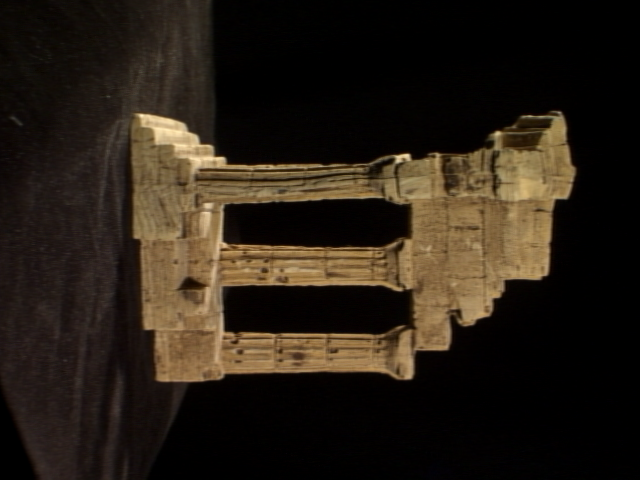
#> input picture Exercises/Exercise9/templeSparseRing/templeSR0001.png, 640 x 480 px; its folder holds 4 pictures in this run
$ jupyter execute Exercise9.ipynb   (Python 2 division)
#> lines starting #> are read from the running program, lines starting #| are printed output that depends on the picture; long printed decimals are rounded
## Exercise-09
## Index No - 190621M
## Name - K. Thanushan

### Question 1. and 2.

[cell 1]
import numpy as np
import cv2 as cv
import matplotlib.pyplot as plt
from scipy.linalg import null_space

f = open(r'./templeSparseRing/templeSR_par.txt', 'r')
#> (reads Exercises/Exercise9/templeSparseRing/templeSR_par.txt from the repository)
assert f is not None
n = int(f.readline())

# Reading the information on the first image
l = f.readline().split()
im1_fn = l[0]
K1 = np.array([float(i) for i in l[1:10]]).reshape((3,3))
R1 = np.array([float(i) for i in l[10:19]]).reshape((3,3))
t1 = np.array([float(i) for i in l[19:22]]).reshape((3,1))

# Reading the information on the second image
l = f.readline().split()
im2_fn = l[0]
K2 = np.array([float(i) for i in l[1:10]]).reshape((3,3))
R2 = np.array([float(i) for i in l[10:19]]).reshape((3,3))
t2 = np.array([float(i) for i in l[19:22]]).reshape((3,1))

#Read the two images and show
im1 = cv.imread(r'./templeSparseRing/' + im1_fn, cv.IMREAD_COLOR)
#> im1 is the input picture: shape (480, 640, 3); mean B, G, R 21.5, 31.4, 40.2
im2 = cv.imread(r'./templeSparseRing/' + im2_fn, cv.IMREAD_COLOR)
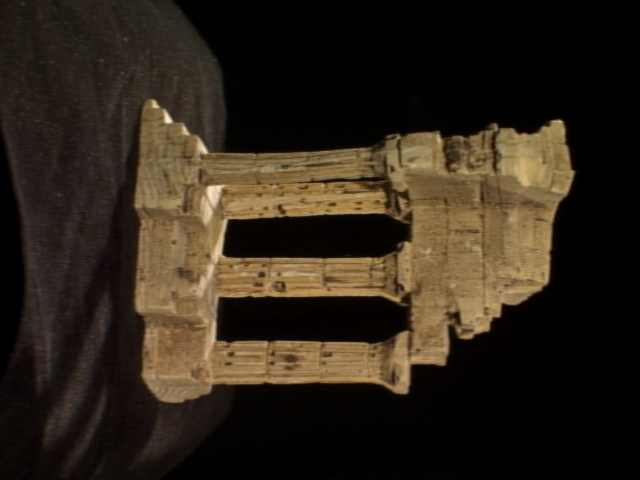
#> input picture Exercises/Exercise9/templeSparseRing/templeSR0002.png, 640 x 480 px
#> im2 is the input picture: shape (480, 640, 3); mean B, G, R 24.9, 36.5, 46.1
assert im1 is not None
assert im2 is not None
fig, ax = plt.subplots(1,2, figsize = (18,6))
Imageplot = cv.cvtColor(im1, cv.COLOR_BGR2RGB)
ax[0].imshow(Imageplot)
ax[0].set_title('Image 1')
ax[0].axis('off')
Imageplot2 = cv.cvtColor(im2, cv.COLOR_BGR2RGB)
ax[1].imshow(Imageplot2)
ax[1].set_title('Image 2')
ax[1].axis('off')
plt.show()
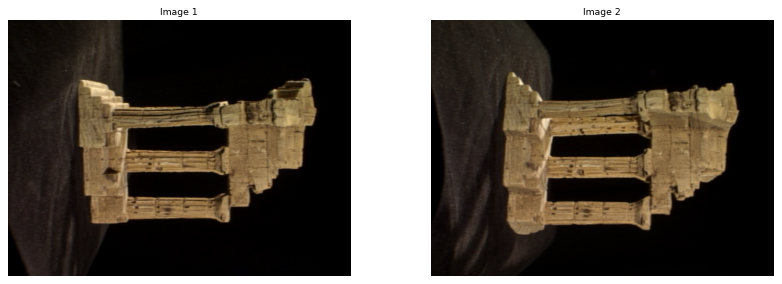
#> figure drawn by matplotlib, 2 panels

[cell 2]
sift = cv.xfeatures2d.SIFT_create()
keypoints_1, descriptors_1 = sift.detectAndCompute(im1, None)
#> keypoints_1 = 791 keypoints; strongest (x, y, size): (407, 156, 4.4), (398, 158, 5.5), (167, 131, 24), (497, 134, 4.9)
keypoints_2, descriptors_2 = sift.detectAndCompute(im2, None)
#> keypoints_2 = 778 keypoints; strongest (x, y, size): (168, 119, 5.3), (249, 239, 30.2), (202, 148, 6.9), (535, 162, 48.9)

FLANN_INDEX_KDTREE = 1
index_params = dict(algorithm = FLANN_INDEX_KDTREE, trees = 5)
search_params = dict(checks=100)
flann = cv.FlannBasedMatcher(index_params,search_params)
matches = flann.knnMatch(descriptors_1, descriptors_2,k=2)
#> matches = 791 matches

good = []
points1 = []
points2 = []

for i,(m,n) in enumerate(matches):
    if m.distance < 0.7*n.distance:
        good.append(m)
        points1.append(keypoints_1[m.queryIdx].pt)
        points2.append(keypoints_2[m.trainIdx].pt)
#> after the loop, good = 128 matches; points1 = 128 pairs, first value 115.8 to 573.8, second value 138.8 to 409.9; points2 = 128 pairs, first value 98.08 to 570.6, second value 126.4 to 414.3

points1 = np.array(points1)
points2 = np.array(points2)
F, mask = cv.findFundamentalMat(points1,points2,cv.FM_LMEDS) #F is the fundamental matrix
#> F = [[3.11e-11, 5.62e-06, -0.0319], [2.98e-06, 1.56e-07, -0.00208], [0.0299, -0.00228, 1]]; mask = 128 values, max 1 at index 1, min 0 at index 0, mean 0.789

E = K2.T@F@K1 #Essential Matrix
#> E = [[7.19e-05, 13.03, -46.37], [6.92, 0.363, -1.74], [46.57, -0.837, -0.0279]]

print('Fundamental Matrix = ', F ,'\n')
#| Fundamental Matrix =  [[ 3.11125068e-11  5.61547560e-06 -3.18816264e-02]
#|  [ 2.98336891e-06  1.55993487e-07 -2.08057606e-03]
#|  [ 2.98923270e-02 -2.28496468e-03  1.00000000e+00]]
print('Essential Matrix = ', E)
#| Essential Matrix =  [[ 7.19201736e-05  1.30277819e+01 -4.63650914e+01]
#|  [ 6.92135131e+00  3.63210682e-01 -1.73973026e+00]
#|  [ 4.65680893e+01 -8.37389482e-01 -2.78523054e-02]]

### Question 3.

[cell 3]
retval, R, t, mask = cv.recoverPose(E, points1, points2, K1)
#> retval = 128; R = [[0.999, -0.0522, -0.0154], [0.054, 0.911, 0.409], [-0.00735, -0.409, 0.913]]; t = [0.037, -0.988, 0.147]; mask = 128 values from 255 to 255
print('R = ', R ,'\n')
#| R =  [[ 0.9985 -0.05225 -0.01537]
#|  [ 0.05396  0.9111  0.4087]
#|  [-0.007351 -0.4089   0.9125]]
print('t = ', t)
#| t =  [[ 0.037]
#|  [-0.9885]
#|  [ 0.1469]]

### Question 4.

[cell 4]
R_t_1 = np.concatenate((R1, t1), axis = 1) #3x4
R_t_2 = np.empty((3,4))
R2_ = R1 @ R
#> R2_ = [[0.0762, 0.969, 0.237], [0.996, -0.085, 0.0269], [0.0462, 0.234, -0.971]]
t2_ = R1@t
#> t2_ = [-0.998, 0.0571, 0.037]
R_t_2 = np.concatenate((R2_, t2_), axis = 1)
#> R_t_2 = [[0.0762, 0.969, 0.237, -0.998], [0.996, -0.085, 0.0269, 0.0571], [0.0462, 0.234, -0.971, 0.037]]

P1 = K1@np.hstack((R1, t1)) #First camera's matrix read from data file
P2_ = K2@R_t_2 #Second camera's matrix estimated using the the fundamental matrix calculated using point matches.
#> P2_ = [[129.9, 1543.3, 66.15, -1505.7], [1531.2, -71.97, -198.7, 96.26], [0.0462, 0.234, -0.971, 0.037]]
print('Camera Matrix P_2 = ', P2_)
#| Camera Matrix P_2 =  [[ 1.29864263e+02  1.54329941e+03  6.61493884e+01 -1.50569534e+03]
#|  [ 1.53122930e+03 -7.19730104e+01 -1.98676394e+02  9.62625472e+01]
#|  [ 4.61887207e-02  2.33634378e-01 -9.71226843e-01  3.69869088e-02]]

### Question 5.

[cell 5]
points4d = cv.triangulatePoints(P1, P2_, points1.T, points2.T)
points4d /= points4d[3, :]
X = points4d[0, :]
#> X = 128 values, max 0.0255 at index 60, min -0.317 at index 0, mean -0.125
Y = points4d[1, :]
#> Y = 128 values, max 0.761 at index 0, min 0.189 at index 127, mean 0.426
Z = points4d[2, :]
#> Z = 128 values, max 2.47 at index 49, min 1.58 at index 23, mean 2.2

fig = plt.figure(1)
ax = fig.add_subplot(111, projection = '3d')
ax.scatter(X, Y, Z, s=1, cmap = 'gray')
plt.show()
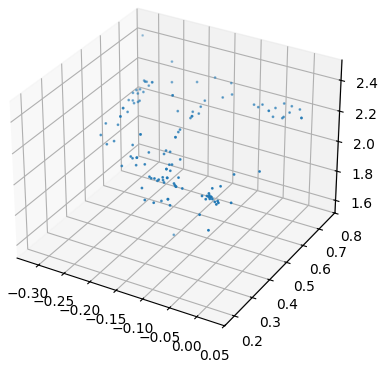
#> figure drawn by matplotlib, 1 panel
